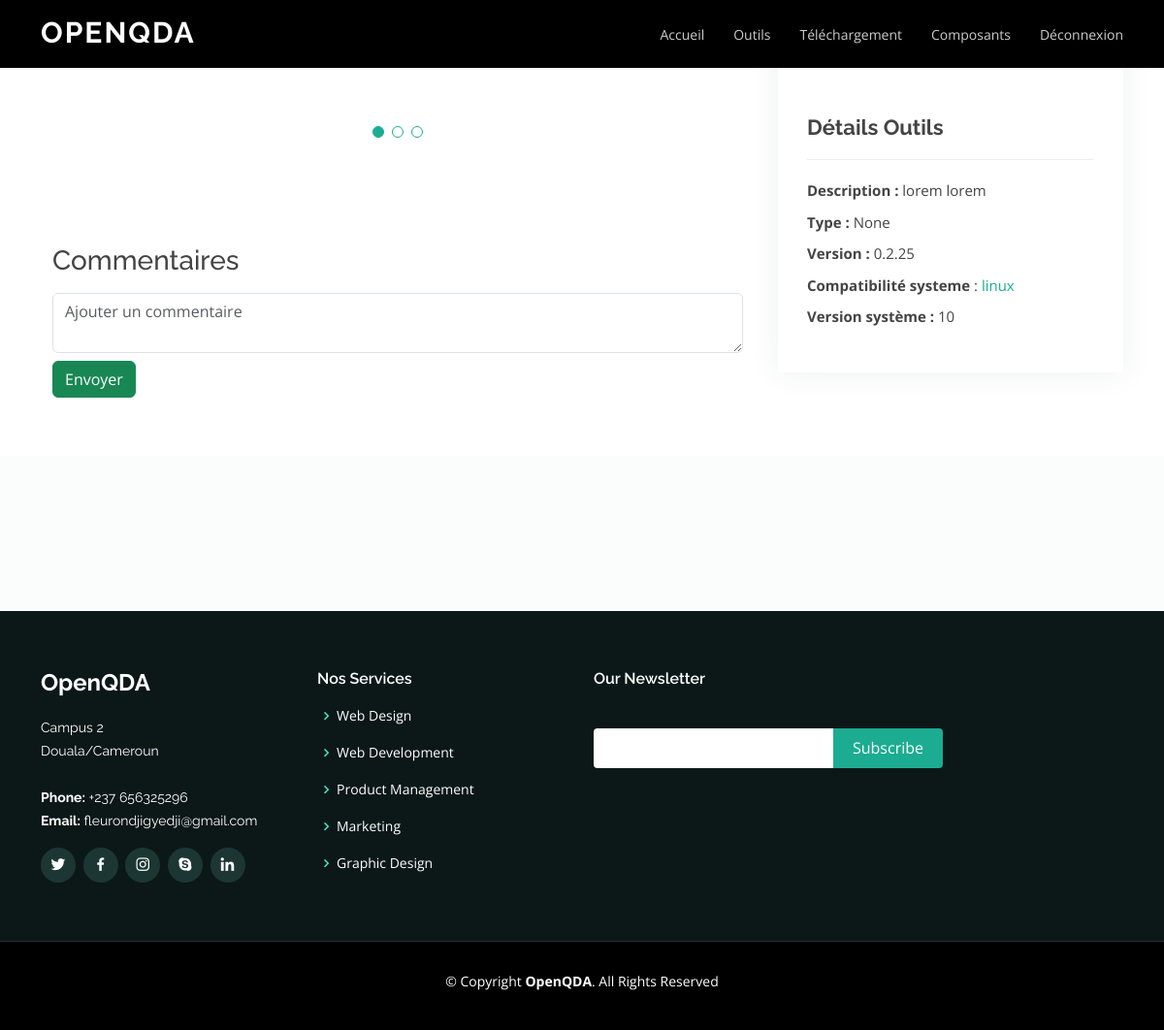
The page /composant/5/detail (signed in) on the database its author committed.
### schema2.py (models this page shows)
class Composant(db.Model):
    __tablename__ = 'composants'
    id = db.Column(db.Integer, primary_key=True)
    icon = db.Column(db.String, nullable=False)
    nom = db.Column(db.String, nullable=False)
    desc = db.Column(db.Text, nullable=False)
    type = db.Column(db.String, nullable=True)
    version = db.Column(db.String, nullable=False)
    payant = db.Column(db.Boolean, nullable=False)
    prix = db.Column(db.Integer, nullable=True)
    created_at = db.Column(db.DateTime(timezone=True),
                           server_default=func.now())
    chemin_setup = db.Column(db.String, nullable=True)
    utilisateurs = db.relationship('Utilisateur', secondary=avis_table, backref=db.backref('composants_avis', lazy='dynamic'))
    id_utilisateur = db.Column(db.Integer, db.ForeignKey('utilisateurs.id'))
    auteur = db.relationship('Utilisateur', backref=db.backref('composants'), lazy=True)

class Os(db.Model):
    __tablename__ = 'os'
    id = db.Column(db.Integer, primary_key=True)
    nom = db.Column(db.String, nullable=False)
    version = db.Column(db.String, nullable=True)
    id_composant = db.Column(db.Integer, db.ForeignKey('composants.id'))
    responsable = db.relationship('Composant', backref=db.backref('os'), lazy=True)

### routes2.py (the view)
@app.route('/composant/<int:id>/detail', methods=['GET','POST'])
def details(id):
    composant = sch.Composant.query.get_or_404(id)
    os = sch.Os.query.filter_by(id_composant=id).first()
    return render_template('details.html', composant=composant, os=os)

### config2.py (called while the page is built)
@login_manager.user_loader
def load_user(user_id):
    return Utilisateur.query.get(int(user_id))

### routes2.py (called while the page is built)
@app.teardown_request
def shutdown_session(exception=None):
    db.session.remove()

### templates/details.html (shortened to what this page needs)
<!DOCTYPE html>
<html lang="en">
<head>
  <link href="{{ url_for('static', filename='vendor/aos/aos.css') }}" rel="stylesheet">
  <link href="{{ url_for('static', filename='vendor/bootstrap/css/bootstrap.min.css') }}" rel="stylesheet">
  <link href="{{ url_for('static', filename='vendor/bootstrap-icons/bootstrap-icons.css') }}" rel="stylesheet">
  <link href="{{ url_for('static', filename='vendor/boxicons/css/boxicons.min.css') }}" rel="stylesheet">
  <link href="{{ url_for('static', filename='vendor/glightbox/css/glightbox.min.css') }}" rel="stylesheet">
  <link href="{{ url_for('static', filename='vendor/swiper/swiper-bundle.min.css') }}" rel="stylesheet">
  <link href="{{ url_for('static', filename='css/style.css') }}" rel="stylesheet">
</head>
<body>
  <header id="header" class="fixed-top d-flex align-items-center">
    <div class="container d-flex justify-content-between">
      <div class="logo">
        <h1><a href="{{ url_for('temp', page='index') }}">OpenQDA</a></h1>
      </div>
      {% include 'nav.html' %}
    </div>
  </header>
  <main id="main">
    <section id="portfolio-details" class="portfolio-details">
      <div class="container">
        <div class="row gy-4">
          <div class="col-lg-8">
            <div class="portfolio-details-slider swiper">
              <div class="swiper-wrapper align-items-center">
                <div class="swiper-slide">
                  <br><br><br>
                </div>
              </div>
              <div class="swiper-pagination"></div>
            </div>
            <div class="mt-5 container">
              <div class="row mt-5 " data-aos="fade-up">
                <div class="col-lg-12 mt-5">
                  <div class="comments-section">
                    <h3>Commentaires</h3>
                    <form action="{{ url_for('ajouter_commentaire', id=composant.id) }}" method="post">
                      <div class="form-group">
                        <textarea name="contenu" class="form-control" placeholder="Ajouter un commentaire" required></textarea>
                      </div>
                      <button type="submit" class="btn btn-success mt-2">Envoyer</button>
                    </form>
                  </div>
                </div>
              </div>
            </div>
          </div>
          <div class="col-lg-4">
            <div class="portfolio-info">
              <br><br>
              <h3>Détails Outils</h3>
              <ul>
                <li><strong>Description : </strong>{{ composant.desc }}</li>
                <li><strong>Type : </strong>{{ composant.type }}</li>
                <li><strong>Version : </strong>{{ composant.version }}</li>
                <li><strong>Compatibilité systeme</strong> : <a href="#">{{ os.nom }}</a></li>
                <li><strong>Version système : </strong>{{ os.version }}</li>
              </ul>
            </div>
          </div>
        </div>
      </div>
    </section>
    <section id="portfolio" class="portfolio section-bg">
      <div class="container">
        <div class="section-title" data-aos="fade-up">
        </div>
    </section>
  </main>
  <footer id="footer">
    <div class="footer-top">
      <div class="container">
        <div class="row">
          <div class="col-lg-3 col-md-6">
            <div class="footer-info">
              <h3>OpenQDA</h3>
              <p>
                Campus 2 <br>
                Douala/Cameroun<br><br>
                <strong>Phone:</strong> +237 656325296<br>
                <strong>Email:</strong> fleurondjigyedji@gmail.com<br>
              </p>
              <div class="social-links mt-3">
                <a href="#" class="twitter"><i class="bx bxl-twitter"></i></a>
                <a href="#" class="facebook"><i class="bx bxl-facebook"></i></a>
                <a href="#" class="instagram"><i class="bx bxl-instagram"></i></a>
                <a href="#" class="google-plus"><i class="bx bxl-skype"></i></a>
                <a href="#" class="linkedin"><i class="bx bxl-linkedin"></i></a>
              </div>
            </div>
          </div>
          <div class="col-lg-3 col-md-6 footer-links">
            <h4>Nos Services</h4>
            <ul>
              <li><i class="bx bx-chevron-right"></i> <a href="#">Web Design</a></li>
              <li><i class="bx bx-chevron-right"></i> <a href="#">Web Development</a></li>
              <li><i class="bx bx-chevron-right"></i> <a href="#">Product Management</a></li>
              <li><i class="bx bx-chevron-right"></i> <a href="#">Marketing</a></li>
              <li><i class="bx bx-chevron-right"></i> <a href="#">Graphic Design</a></li>
            </ul>
          </div>
          <div class="col-lg-4 col-md-6 footer-newsletter">
            <h4>Our Newsletter</h4>
            <form action="" method="post">
              <input type="email" name="email"><input type="submit" value="Subscribe">
            </form>
          </div>
        </div>
      </div>
    </div>
    <div class="container">
      <div class="copyright">
        &copy; Copyright <strong><span>OpenQDA</span></strong>. All Rights Reserved
      </div>
      <div class="credits">
      </div>
    </div>
  </footer>
</body>
</html>

### static/css/style.css (style rules this page uses)
body { font-family: "Open Sans", sans-serif; color: #444444; }
a { color: #1bac91; text-decoration: none; }
h1, h2, h3, h4, h5, h6 { font-family: "Raleway", sans-serif; }
#header { height: 70px; transition: all 0.5s; z-index: 997; background: #000; }
#header .logo h1 { font-size: 30px; margin: 0; padding: 6px 0; line-height: 1; font-weight: 700; letter-spacing: 2px; text-transform: uppercase; }
#header .logo h1 a, #header .logo h1 a:hover { color: #fff; text-decoration: none; }
section { padding: 60px 0; overflow: hidden; }
.section-bg { background-color: #fbfdfd; }
.section-title { padding-bottom: 40px; text-align: center; }
.portfolio-details { padding-top: 40px; }
.portfolio-details .portfolio-details-slider .swiper-pagination { margin-top: 20px; position: relative; }
.portfolio-details .portfolio-info { padding: 30px; box-shadow: 0px 0 30px rgba(33, 65, 60, 0.08); }
.portfolio-details .portfolio-info h3 { font-size: 22px; font-weight: 700; margin-bottom: 20px; padding-bottom: 20px; border-bottom: 1px solid #eee; }
.portfolio-details .portfolio-info ul { list-style: none; padding: 0; font-size: 15px; }
.portfolio-details .portfolio-info ul li+li { margin-top: 10px; }
#footer { background: black; padding: 0 0 30px 0; color: #fff; font-size: 14px; }
#footer .footer-top { background: #0c1817; border-bottom: 1px solid #18302c; padding: 60px 0 30px 0; }
#footer .footer-top .footer-info { margin-bottom: 30px; }
#footer .footer-top .footer-info h3 { font-size: 24px; margin: 0 0 20px 0; padding: 2px 0 2px 0; line-height: 1; font-weight: 700; }
#footer .footer-top .footer-info p { font-size: 14px; line-height: 24px; margin-bottom: 0; font-family: "Raleway", sans-serif; color: #fff; }
#footer .footer-top .social-links a { font-size: 18px; display: inline-block; background: #1c3733; color: #fff; line-height: 1; padding: 8px 0; margin-right: 4px; border-radius: 50%; text-align: center; width: 36px; height: 36px; transition: 0.3s; }
#footer .footer-top h4 { font-size: 16px; font-weight: 600; color: #fff; position: relative; padding-bottom: 12px; }
#footer .footer-top .footer-links { margin-bottom: 30px; }
#footer .footer-top .footer-links ul { list-style: none; padding: 0; margin: 0; }
#footer .footer-top .footer-links ul i { padding-right: 2px; color: #4ae3c6; font-size: 18px; line-height: 1; }
#footer .footer-top .footer-links ul li { padding: 10px 0; display: flex; align-items: center; }
#footer .footer-top .footer-links ul li:first-child { padding-top: 0; }
#footer .footer-top .footer-links ul a { color: #fff; transition: 0.3s; display: inline-block; line-height: 1; }
#footer .footer-top .footer-newsletter form { margin-top: 30px; background: #fff; padding: 6px 10px; position: relative; border-radius: 4px 0 0 4px; }
#footer .footer-top .footer-newsletter form input[type=email] { border: 0; padding: 4px; width: calc(100% - 110px); }
#footer .footer-top .footer-newsletter form input[type=submit] { position: absolute; top: 0; right: -4px; bottom: 0; border: 0; background: none; font-size: 16px; padding: 0 20px; background: #1bac91; color: #fff; transition: 0.3s; border-radius: 0 4px 4px 0; }
#footer .copyright { text-align: center; padding-top: 30px; }
#footer .credits { padding-top: 10px; text-align: center; font-size: 13px; color: #fff; }

### rows shown on the page
Composant: desc "lorem lorem", type "None", version "0.2.25"
Os: nom "linux", version "10"
